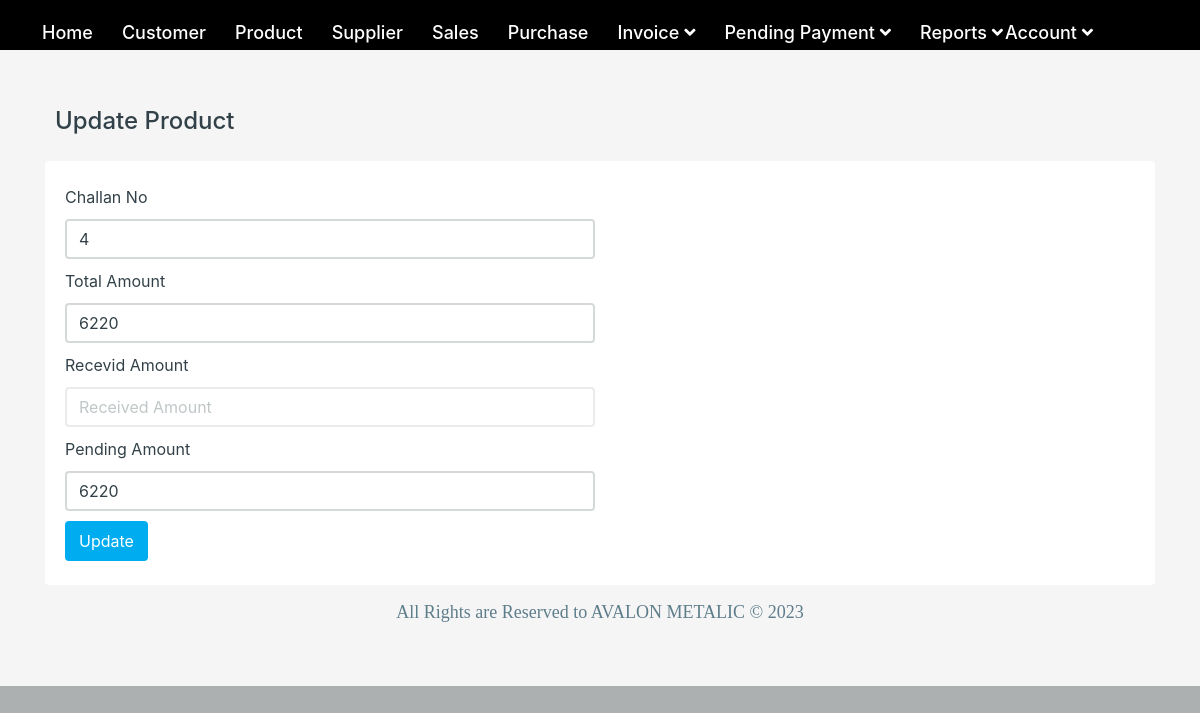
The page /transaction/updt_sales_pen_trans.php?id=9 (signed in) on the database its author committed.
### tables this page shows
CREATE TABLE `sale_trans` (
  `id` int(250) NOT NULL,
  `challan_no` varchar(250) NOT NULL,
  `cid` varchar(250) NOT NULL,
  `total_amount` varchar(250) NOT NULL,
  `pending_amount` varchar(250) NOT NULL,
  `received_amount` int(250) NOT NULL
);

### transaction/updt_sales_pen_trans.php (the view, shortened to what this page needs)
<?php
if (strlen($_SESSION['aid'] == 0)) {
    header('location:index.php');
} else {
    include('../inc/connection.php');
    $sql = "select * from sale_trans where id=" . $_GET['id'];
    $res = mysqli_query($con, $sql);
    $row = mysqli_fetch_object($res);
?>
<!DOCTYPE html>
<html lang="en">
<head>
    <link href="../vendors/jquery-toggles/css/toggles.css" rel="stylesheet" type="text/css">
    <link href="../vendors/jquery-toggles/css/themes/toggles-light.css" rel="stylesheet" type="text/css">
    <link href="../dist/css/style.css" rel="stylesheet" type="text/css">
</head>
<body>
    <div class="hk-wrapper">
        <?php include_once('../inc/menu.php'); ?>
        <div class="hk-pg-wrapper">
            <div class="container">
                <div class="hk-pg-header">
                    <h4 class="hk-pg-title">Update Product</h4>
                </div>
                <div class="row">
                    <div class="col-xl-12">
                        <section class="hk-sec-wrapper">
                            <div class="row">
                                <div class="col-sm">
                                    <form class="needs-validation" method="post" novalidate>
                                        <div class="form-row">
                                            <div class="col-md-6 mb-10">
                                                <label for="validationCustom03">Challan No</label>
                                                <input type="text" class="form-control" id="validationCustom03"
                                                    placeholder="Product Name" name="productname"
                                                    value="<?php echo $row->challan_no; ?>" readonly required>
                                            </div>
                                        </div>
                                        <div class="form-row">
                                            <div class="col-md-6 mb-10">
                                                <label for="validationCustom03">Total Amount</label>
                                                <input type="text" class="form-control" id="validationCustom03"
                                                    placeholder="Total Amount" name="total_amount"
                                                    value="<?php echo $row->total_amount; ?>" readonly required>
                                            </div>
                                        </div>
                                        <div class="form-row">
                                            <div class="col-md-6 mb-10">
                                                <label for="validationCustom03">Recevid Amount</label>
                                                <input type="text" class="form-control" id="validationCustom03"
                                                    placeholder="Received Amount" name="received_amount" required>
                                            </div>
                                        </div>
                                        <div class="form-row">
                                            <div class="col-md-6 mb-10">
                                                <label for="validationCustom03">Pending Amount</label>
                                                <input type="text" class="form-control" id="validationCustom03"
                                                    placeholder="Pending Amount" name="pending_amount"
                                                    value="<?php echo $row->pending_amount; ?>" readonly required>
                                            </div>
                                        </div>
                                        <button class="btn btn-primary" type="submit" name="submit">Update</button>
                                    </form>
                                </div>
                            </div>
                        </section>
                    </div>
                </div>
            </div>
            <?php include_once('../inc/footer.php'); ?>
        </div>
    </div>
</body>
</html>
<?php } ?>

### inc/menu.php (style rules this page uses)
* { margin: 0; padding: 0; box-sizing: border-box; }
body { font-family: -apple-system, BlinkMacSystemFont, 'Segoe UI', Roboto, Oxygen, Ubuntu, Cantarell, 'Open Sans', 'Helvetica Neue', sans-serif; background-image: url(background-img.jpg); background-size: cover; background-attachment: fixed; }

### rows shown on the page
sale_trans: productname "4", total_amount "6220", pending_amount "6220"
